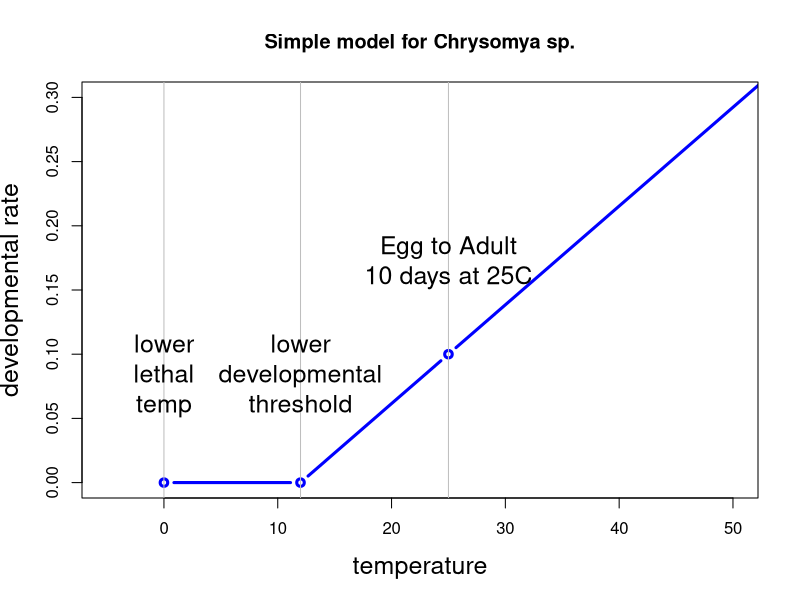
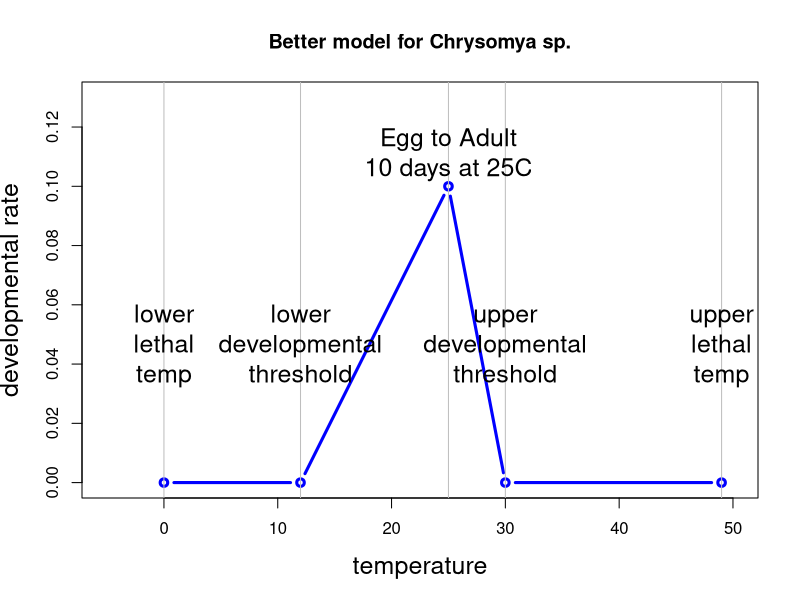
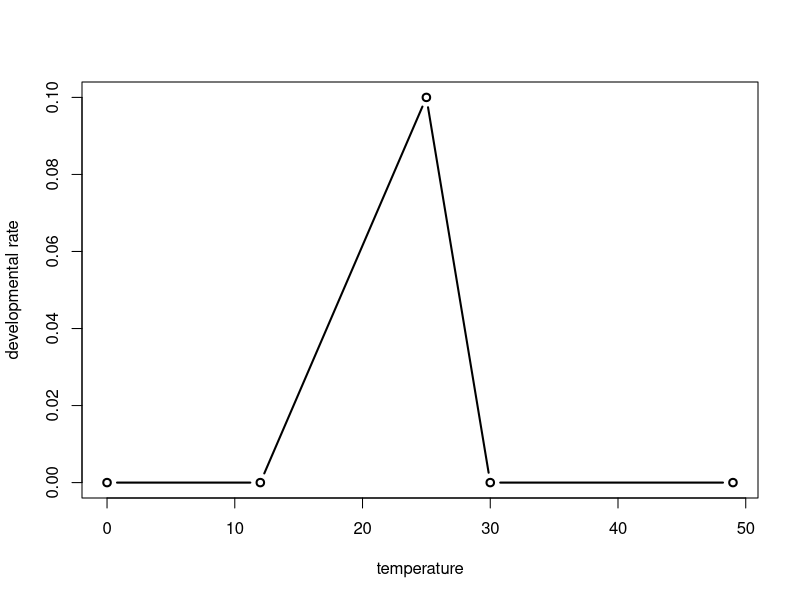

The R source for these figures, in order:
# Simple model

x = c(0, 12, 25, 100)
y = c(0, 0, 0.1, (100-12)*0.1/13)
plot(x, y, type='b', ylab='developmental rate', xlab='temperature', lwd=3, 
  xlim=c(-5,50), ylim=c(0,0.3), cex.lab=1.5, col='blue',
  main="Simple model for Chrysomya sp.")
abline(v=x, col='grey')
text(x[1], y[1], "lower\nlethal\ntemp", pos=3, cex=1.5, offset=3.5)
text(x[2], y[2], "lower\ndevelopmental\nthreshold", pos=3, cex=1.5, offset=3.5)
text(x[3], y[3], "Egg to Adult\n10 days at 25C", pos=3, cex=1.5, offset=3.5)

# Better model

x = c(0, 12, 25, 30, 49)
y = c(0, 0, 0.1, 0, 0)
plot(x, y, type='b', ylab='developmental rate', xlab='temperature', lwd=3, 
  xlim=c(-5,50), ylim=c(0,0.13), cex.lab=1.5, col='blue',
  main="Better model for Chrysomya sp.")
abline(v=x, col='grey')
text(x[1], y[1], "lower\nlethal\ntemp", pos=3, cex=1.5, offset=5)
text(x[2], y[2], "lower\ndevelopmental\nthreshold", pos=3, cex=1.5, offset=5)
text(x[3], y[3], "Egg to Adult\n10 days at 25C", pos=3, cex=1.5, offset=0.5)
text(x[4], y[4], "upper\ndevelopmental\nthreshold", pos=3, cex=1.5, offset=5)
text(x[5], y[5], "upper\nlethal\ntemp", pos=3, cex=1.5, offset=5)




 
x = c(0, 12, 25, 30, 49)
y = c(0, 0, 0.1, 0, 0)
plot(x, y, type='b', ylab='developmental rate', xlab='temperature', lwd=2)
